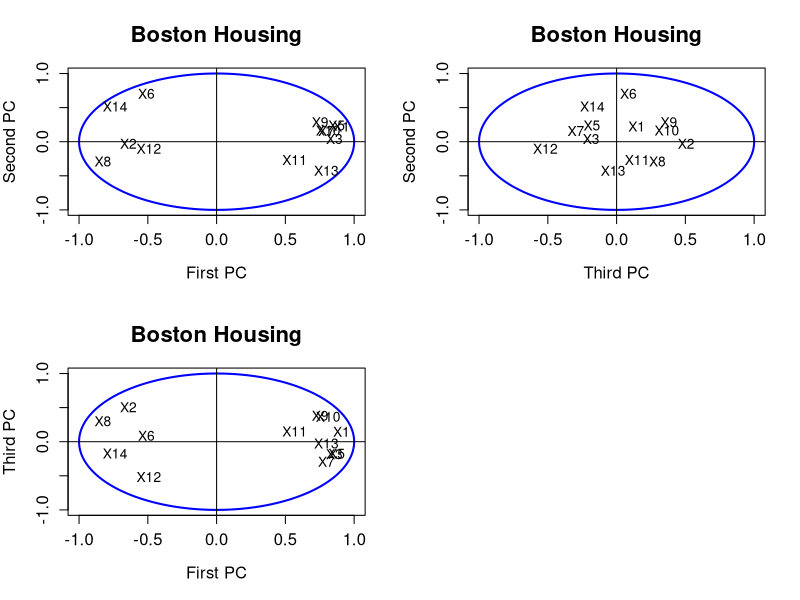

The R script that drew this image:

# clear all variables
rm(list = ls(all = TRUE))
graphics.off()

# load data
data = read.table("bostonh.dat")

# transform data
xt       = data
xt[, 1]  = log(data[, 1])
xt[, 2]  = data[, 2]/10
xt[, 3]  = log(data[, 3])
xt[, 5]  = log(data[, 5])
xt[, 6]  = log(data[, 6])
xt[, 7]  = (data[, 7]^(2.5))/10000
xt[, 8]  = log(data[, 8])
xt[, 9]  = log(data[, 9])
xt[, 10] = log(data[, 10])
xt[, 11] = exp(0.4 * data[, 11])/1000
xt[, 12] = data[, 12]/100
xt[, 13] = sqrt(data[, 13])
xt[, 14] = log(as.numeric(data[, 14]))
data     = xt[, -4] 
 
n1  = nrow(data)
n2  = ncol(data)
x   = (data - matrix(apply(data,2,mean), n1, n2, byrow = T))/matrix(sqrt((n1 - 1) * 
       apply(data, 2, var)/n1), n1, n2, byrow = T)  # standardizes the data
eig = eigen((n1 - 1) * cov(x)/n1)  # spectral decomposition
e   = eig$values
v   = eig$vectors
x1  = as.matrix(x - matrix(apply(x,2,mean), n1, n2, byrow = T))
r1  = x1 %*% v
r   = cor(cbind(r1, x))

# correlations between variables and the first three pc's
r123 = r[14:26, 1:3]

# plot
par(mfrow = c(2, 2))
ucircle = cbind(cos((0:360)/180 * pi), sin((0:360)/180 * pi))
plot(ucircle, type = "l", lty = "solid", col = "blue", xlab = "First PC", ylab = "Second PC", 
    main = "Boston Housing", cex.lab = 1.2, cex.axis = 1.2, cex.main = 1.6, lwd = 2)
abline(h = 0, v = 0)
label = c("X1", "X2", "X3", "X5", "X6", "X7", "X8", "X9", "X10", "X11", "X12", "X13", 
    "X14")
text(r123[,c(1,2)], label)

ucircle = cbind(cos((0:360)/180 * pi), sin((0:360)/180 * pi))
plot(ucircle, type = "l", lty = "solid", col = "blue", xlab = "Third PC", ylab = "Second PC", 
    main = "Boston Housing", cex.lab = 1.2, cex.axis = 1.2, cex.main = 1.6, lwd = 2)
abline(h = 0, v = 0)
label = c("X1", "X2", "X3", "X5", "X6", "X7", "X8", "X9", "X10", "X11", "X12", "X13", 
    "X14")
text(r123[,c(3,2)], label)

ucircle = cbind(cos((0:360)/180 * pi), sin((0:360)/180 * pi))
plot(ucircle, type = "l", lty = "solid", col = "blue", xlab = "First PC", ylab = "Third PC", 
    main = "Boston Housing", cex.lab = 1.2, cex.axis = 1.2, cex.main = 1.6, lwd = 2)
abline(h = 0, v = 0)
label = c("X1", "X2", "X3", "X5", "X6", "X7", "X8", "X9", "X10", "X11", "X12", "X13", 
    "X14")
text(r123[,c(1,3)], label)
